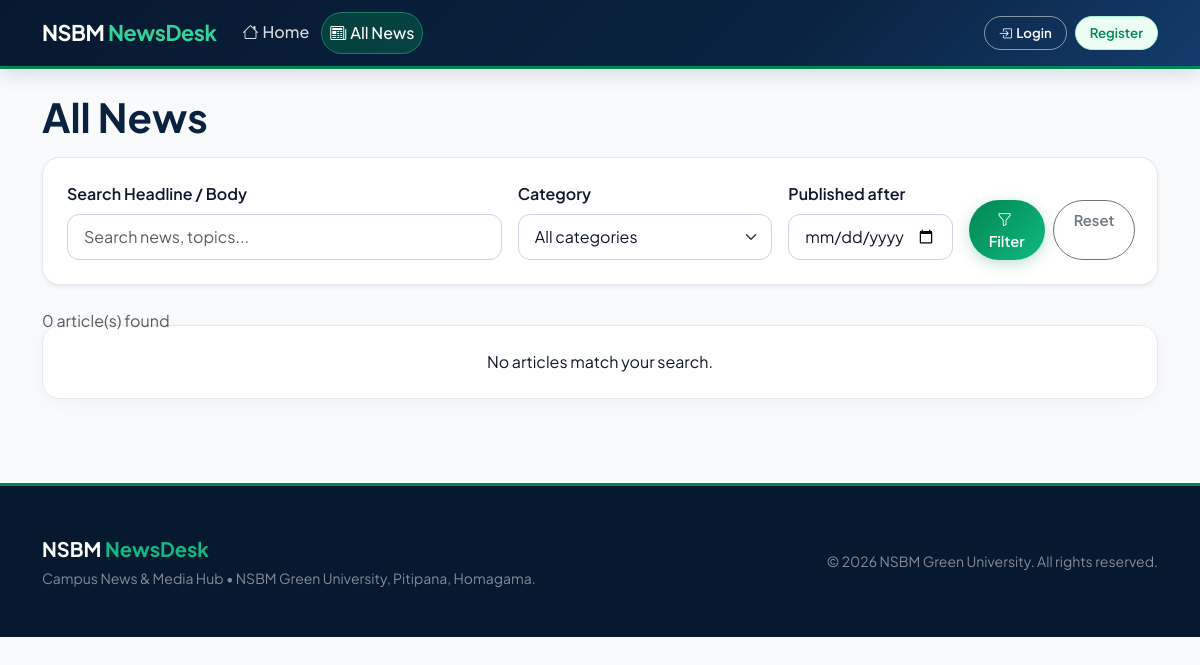
Before: /news.php with the older database file.
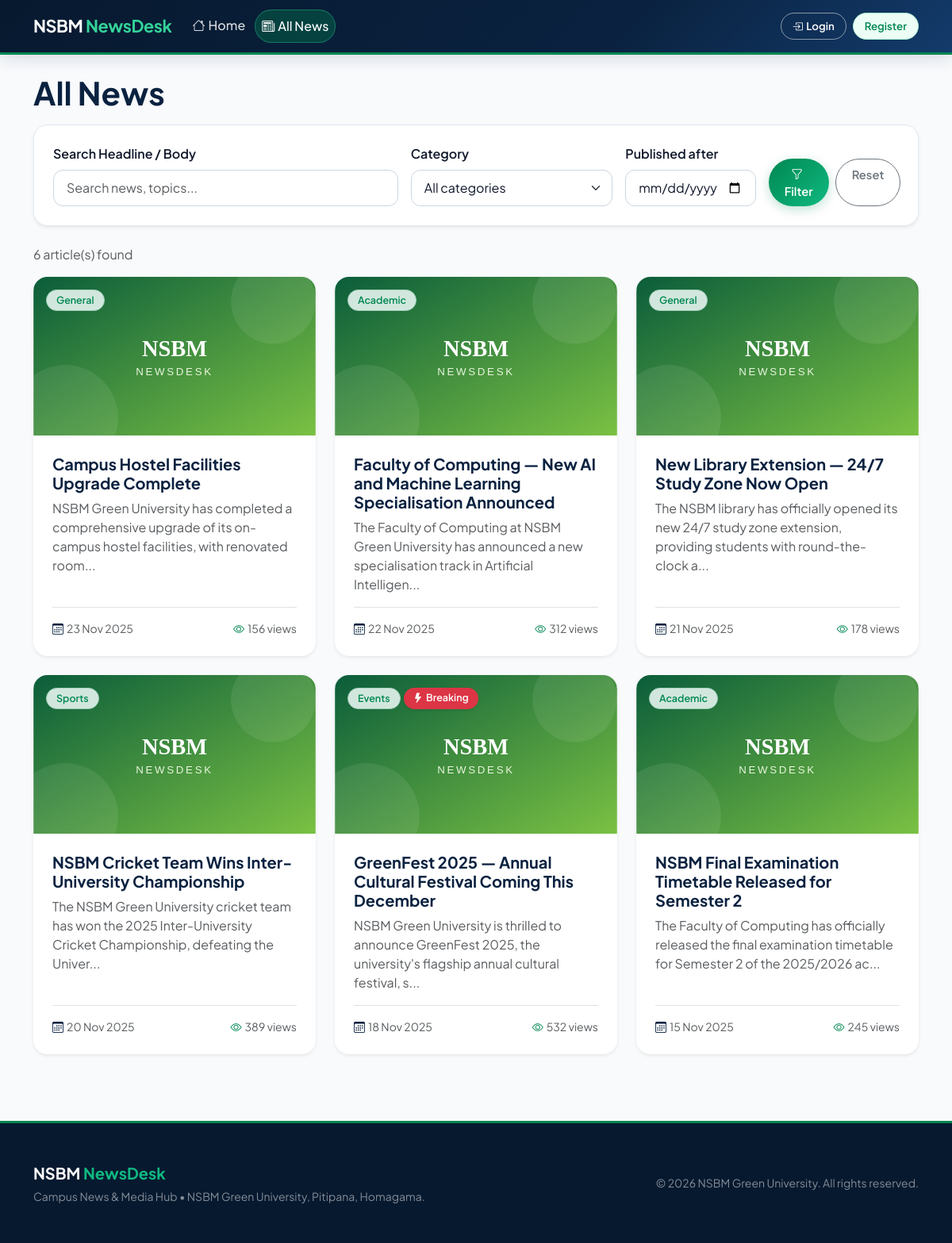
After: the same page with the newer database file.
### tables this page shows
CREATE TABLE articles (
  id          INT UNSIGNED AUTO_INCREMENT PRIMARY KEY,
  title       VARCHAR(200) NOT NULL,
  body        TEXT NOT NULL,
  image       VARCHAR(255) NULL,
  category_id INT UNSIGNED NOT NULL,
  author_id   INT UNSIGNED NOT NULL,
  status      ENUM('pending','approved','rejected') NOT NULL DEFAULT 'pending',
  is_featured TINYINT(1) NOT NULL DEFAULT 0,
  is_breaking TINYINT(1) NOT NULL DEFAULT 0,
  views       INT UNSIGNED NOT NULL DEFAULT 0,
  created_at  TIMESTAMP NOT NULL DEFAULT CURRENT_TIMESTAMP,
  updated_at  TIMESTAMP NOT NULL DEFAULT CURRENT_TIMESTAMP ON UPDATE CURRENT_TIMESTAMP,
  INDEX idx_status_date (status, created_at),
  CONSTRAINT fk_art_cat  FOREIGN KEY (category_id) REFERENCES categories(id) ON DELETE RESTRICT,
  CONSTRAINT fk_art_user FOREIGN KEY (author_id)   REFERENCES users(id)      ON DELETE CASCADE
);

CREATE TABLE categories (
  id   INT UNSIGNED AUTO_INCREMENT PRIMARY KEY,
  name VARCHAR(60) NOT NULL UNIQUE
);

### includes/auth.php (called while the page is built, shortened)
<?php
function e($text) {
    return htmlspecialchars((string)$text, ENT_QUOTES, 'UTF-8');
}
function excerpt($text, $length = 140) {
    $text = trim(strip_tags($text));
    if (mb_strlen($text) > $length) {
        return mb_substr($text, 0, $length) . '...';
    }
    return $text;
}
function fmt_date($date) {
    return date('d M Y', strtotime($date));
}
function img_url($name, $base = '') {
    return $base . 'assests/img/placeholder.svg';
}

### news.php (the view, shortened to what this page needs)
<?php
require_once __DIR__ . '/includes/header.php';
require_once __DIR__ . '/includes/navbar.php';
require_once __DIR__ . '/includes/card.php';
$q = trim($_GET['q'] ?? '');
$from = $_GET['from'] ?? '';
$where = "a.status = 'approved'";
$params = [];
$perPage = 9;
$page = max(1, (int)($_GET['page'] ?? 1));
$count = $pdo->prepare("SELECT COUNT(*) FROM articles a WHERE $where");
$count->execute($params);
$total = (int)$count->fetchColumn();
$offset = ($page - 1) * $perPage;
$st = $pdo->prepare("SELECT a.id, a.title, a.body, a.image, a.created_at, a.views, a.is_breaking, c.name AS cat
                     FROM articles a JOIN categories c ON c.id = a.category_id
                     WHERE $where ORDER BY a.created_at DESC LIMIT $perPage OFFSET $offset");
$st->execute($params);
$rows = $st->fetchAll();
?>
<h1 class="mb-3 fw-bold" style="color: var(--nsbm-navy);">All News</h1>
<form method="get" class="box mb-4 no-print shadow-sm">
  <div class="row g-3 align-items-end">
    <div class="col-md-5">
      <label class="form-label fw-semibold" for="q">Search Headline / Body</label>
      <input class="form-control" id="q" name="q" value="<?= e($q) ?>" placeholder="Search news, topics...">
    </div>
    <div class="col-md-3">
      <label class="form-label fw-semibold" for="cat">Category</label>
      <select class="form-select" id="cat" name="cat">
        <option value="0">All categories</option>
      </select>
    </div>
    <div class="col-md-2">
      <label class="form-label fw-semibold" for="from">Published after</label>
      <input type="date" class="form-control" id="from" name="from" value="<?= e($from) ?>">
    </div>
    <div class="col-md-2 d-flex gap-2">
      <button class="btn btn-green flex-grow-1"><i class="bi bi-funnel me-1"></i>Filter</button>
      <a class="btn btn-outline-secondary" href="news.php">Reset</a>
    </div>
  </div>
</form>
<p class="text-muted"><?= $total ?> article(s) found</p>
<div class="row g-4">
  <?php foreach ($rows as $a) { news_card($a, $base); } ?>
</div>
<?php if (!$rows): ?><div class="box text-center">No articles match your search.</div><?php endif; ?>
<?php require __DIR__ . '/includes/footer.php'; ?>

### includes/card.php (shortened to what this page needs)
<?php
function news_card($a, $base = '', $extra = '') { ?>
  <div class="col-md-6 col-lg-4">
    <div class="card h-100 border-0 shadow-sm article-card">
      <div class="position-relative overflow-hidden card-img-wrap">
        <a href="<?= $base ?>article.php?id=<?= (int)$a['id'] ?>">
          <img class="card-img-top news-img" src="<?= img_url($a['image'], $base) ?>" alt="<?= e($a['title']) ?>">
        </a>
        <div class="position-absolute top-0 start-0 m-3 d-flex gap-1 flex-wrap">
          <span class="badge bg-success-subtle text-success border border-success-subtle fw-semibold"><?= e($a['cat']) ?></span>
          <?php if (!empty($a['is_breaking'])): ?>
            <span class="badge bg-danger shadow-sm"><i class="bi bi-lightning-fill me-1"></i>Breaking</span>
          <?php endif; ?>
        </div>
      </div>
      <div class="card-body d-flex flex-column p-4">
        <h5 class="card-title fw-bold mb-2">
          <a href="<?= $base ?>article.php?id=<?= (int)$a['id'] ?>"><?= e($a['title']) ?></a>
        </h5>
        <p class="card-text text-muted mb-3 flex-grow-1"><?= e(excerpt($a['body'], 115)) ?></p>
        <div class="pt-3 border-top d-flex justify-content-between align-items-center text-muted small">
          <span><i class="bi bi-calendar3 me-1 text-primary"></i><?= fmt_date($a['created_at']) ?></span>
          <span><i class="bi bi-eye me-1 text-success"></i><?= (int)$a['views'] ?> views</span>
        </div>
      </div>
    </div>
  </div>
<?php }

Changed rows visible on the page:
added articles: category.name "General", title "Campus Hostel Facilities Upgrade Complete", body "NSBM Green University has completed a comprehensive upgrade of its on-campus hostel facilities, with renovated room...", created_at "23 Nov 2025", views "156"
added articles: category.name "Academic", title "Faculty of Computing — New AI and Machine Learning Specialisation Announced", body "The Faculty of Computing at NSBM Green University has announced a new specialisation track in Artificial Intelligen...", created_at "22 Nov 2025", views "312"
added articles: category.name "General", title "New Library Extension — 24/7 Study Zone Now Open", body "The NSBM library has officially opened its new 24/7 study zone extension, providing students with round-the-clock a...", created_at "21 Nov 2025", views "178"
added articles: category.name "Sports", title "NSBM Cricket Team Wins Inter-University Championship", body "The NSBM Green University cricket team has won the 2025 Inter-University Cricket Championship, defeating the Univer...", created_at "20 Nov 2025", views "389"
added articles: category.name "Events", is_breaking 1 (drawn), title "GreenFest 2025 — Annual Cultural Festival Coming This December", body "NSBM Green University is thrilled to announce GreenFest 2025, the university's flagship annual cultural festival, s...", created_at "18 Nov 2025", views "532"
added articles: category.name "Academic", title "NSBM Final Examination Timetable Released for Semester 2", body "The Faculty of Computing has officially released the final examination timetable for Semester 2 of the 2025/2026 ac...", created_at "15 Nov 2025", views "245"
Other visible differences:
$total: "0" → "6"
text no longer shown: "No articles match your search."
